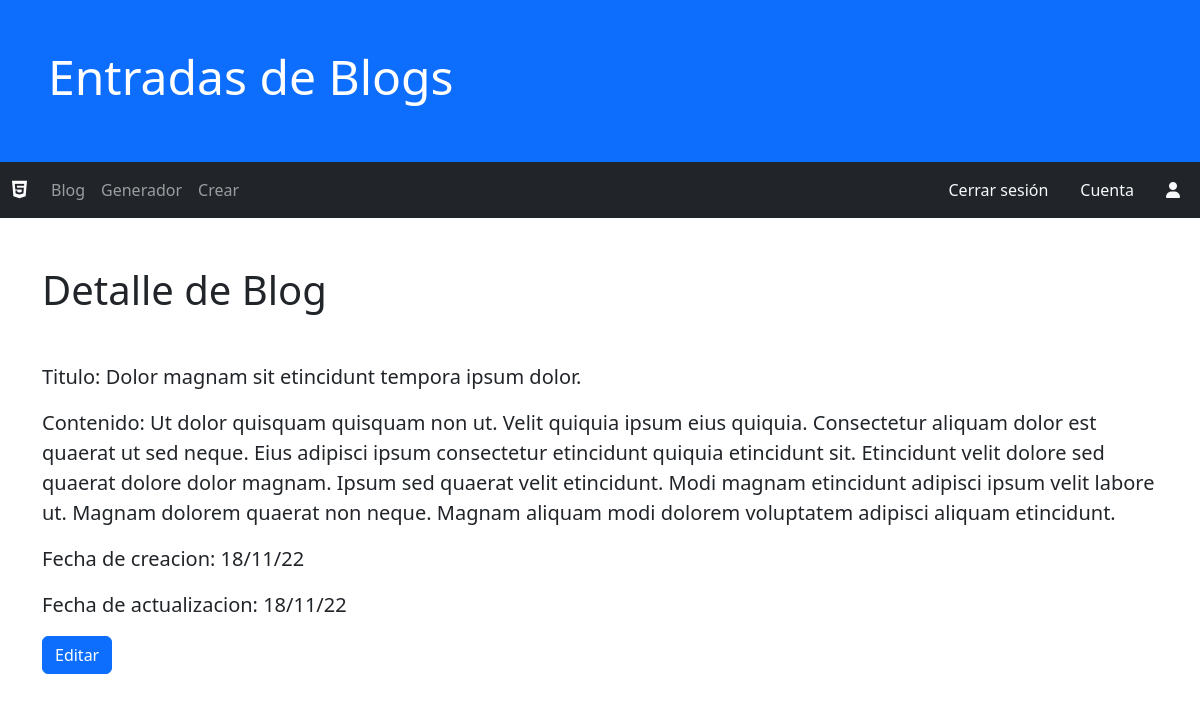
The app's page /blog/detalle/67/ with its own data.
### blog/models.py (models this page shows, shortened)
class EntradaBlog(models.Model):
    titulo =models.CharField(max_length=32, null=False, verbose_name="titulo", blank=True)
    contenido = models.TextField(verbose_name='Contenido')
    fecha_creacion = models.DateTimeField(auto_now_add=True, verbose_name="fecha creacion")
    fecha_actualizacion = models.DateTimeField(auto_now=True, verbose_name="fecha actualizacion")
    class Meta:
        verbose_name = "Entrada de blog"
        verbose_name_plural = "Entradas de blog"
        ordering = ['-fecha_creacion']

### blog/views.py (the view)
# urls.py: path('detalle/<int:pk>/', BlogDetalle.as_view(), name='detalle'),
class BlogDetalle(DetailView):
    model = EntradaBlog
    template_name = 'blog/detalle.html'

### blog/templates/blog/detalle.html
{% extends 'blog/base.html' %}
{% block contenido %}
<div class="container my-5">
    <h1 class="display-6">Detalle de Blog</h1>
</div>
<div class="container">
    <p class="lead"> <strong> Titulo:</strong> {{entradablog.titulo}}</p>
    <p class="lead"> <strong> Contenido:</strong> {{entradablog.contenido}}</p>
    <p class="lead"> <strong> Fecha de creacion:</strong> {{entradablog.fecha_creacion|date:'d/m/y'}}</p>
    <p class="lead"> <strong> Fecha de actualizacion:</strong> {{entradablog.fecha_actualizacion|date:'d/m/y'}}</p>
    <a href="{% url 'blog:actualizar' entradablog.id %}" class="btn btn-primary">Editar</a>
</div>
{% endblock %}

### records on screen
EntradaBlog: titulo "Dolor magnam sit etincidunt tempora ipsum dolor.", contenido "Ut dolor quisquam quisquam non ut. Velit quiquia ipsum eius quiquia. Consectetur aliquam dolor est quaerat ut sed neque. Eius adipisci ipsum consectetur etincidunt quiquia etincidunt sit. Etincidunt velit dolore sed quaerat dolore dolor magnam. Ipsum sed quaerat velit etincidunt. Modi magnam etincidunt adipisci ipsum velit labore ut. Magnam dolorem quaerat non neque. Magnam aliquam modi dolorem voluptatem adipisci aliquam etincidunt.", fecha_creacion "18/11/22", fecha_actualizacion "18/11/22"
